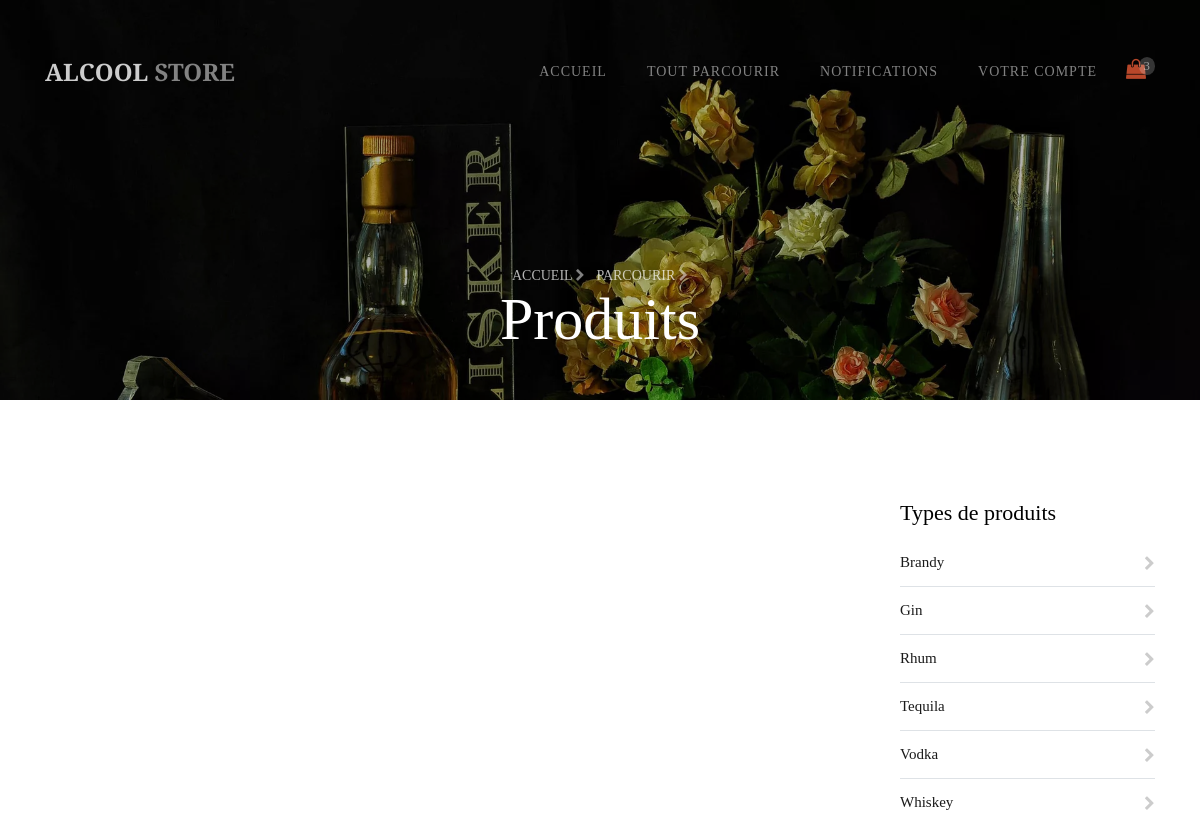
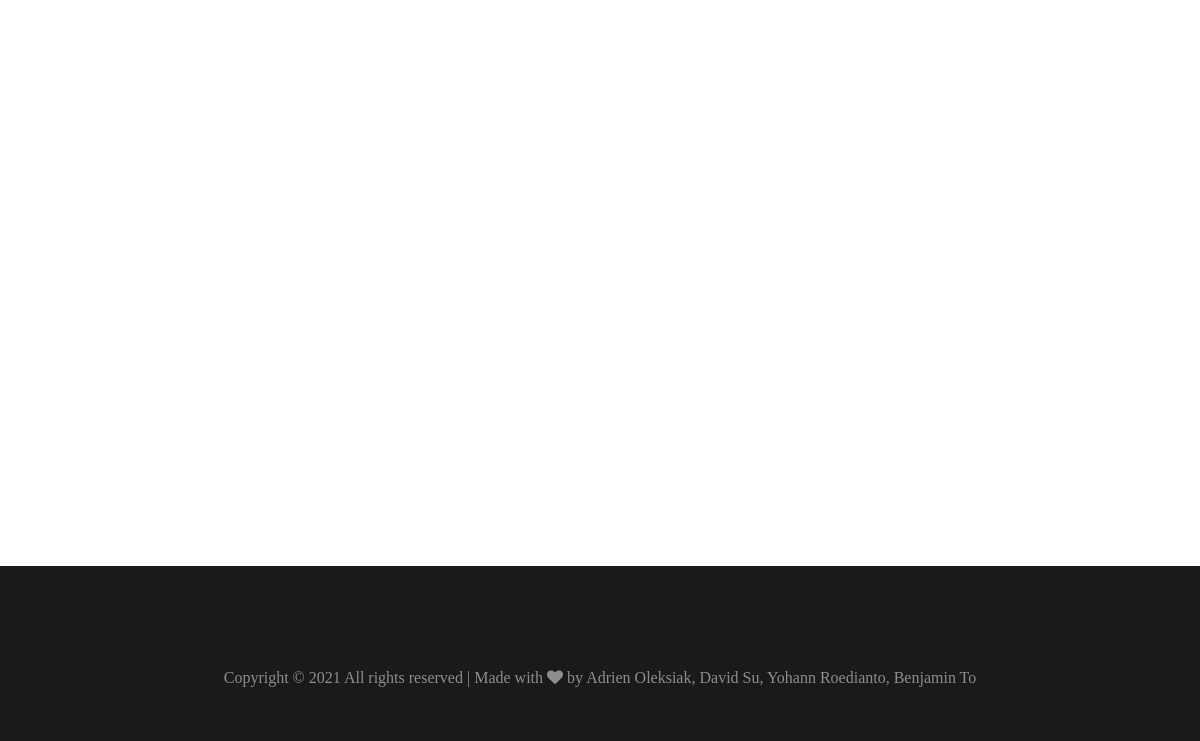
/parcourir.php, run on an earlier commit of the app's database (2 pictures, top to bottom).
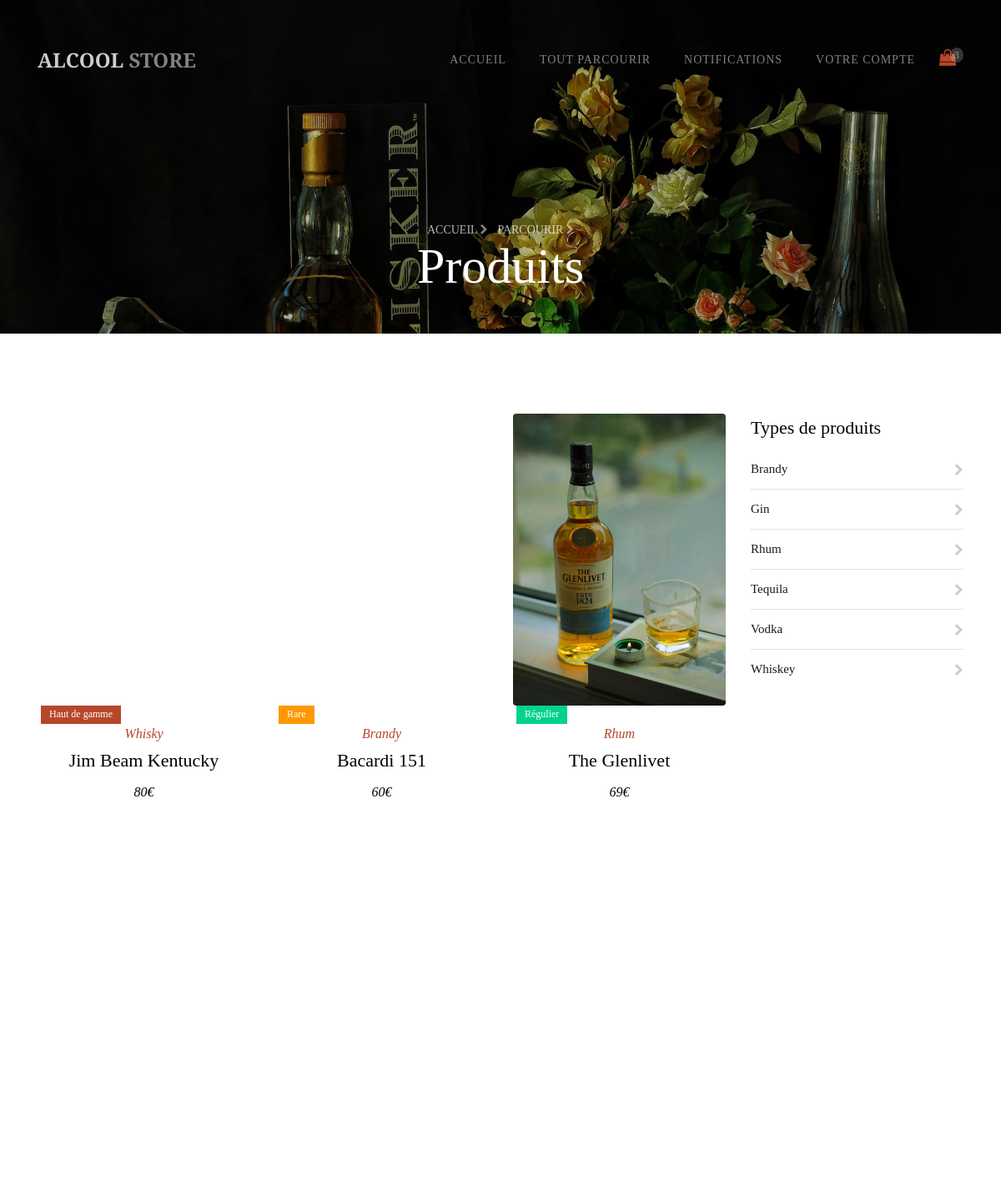
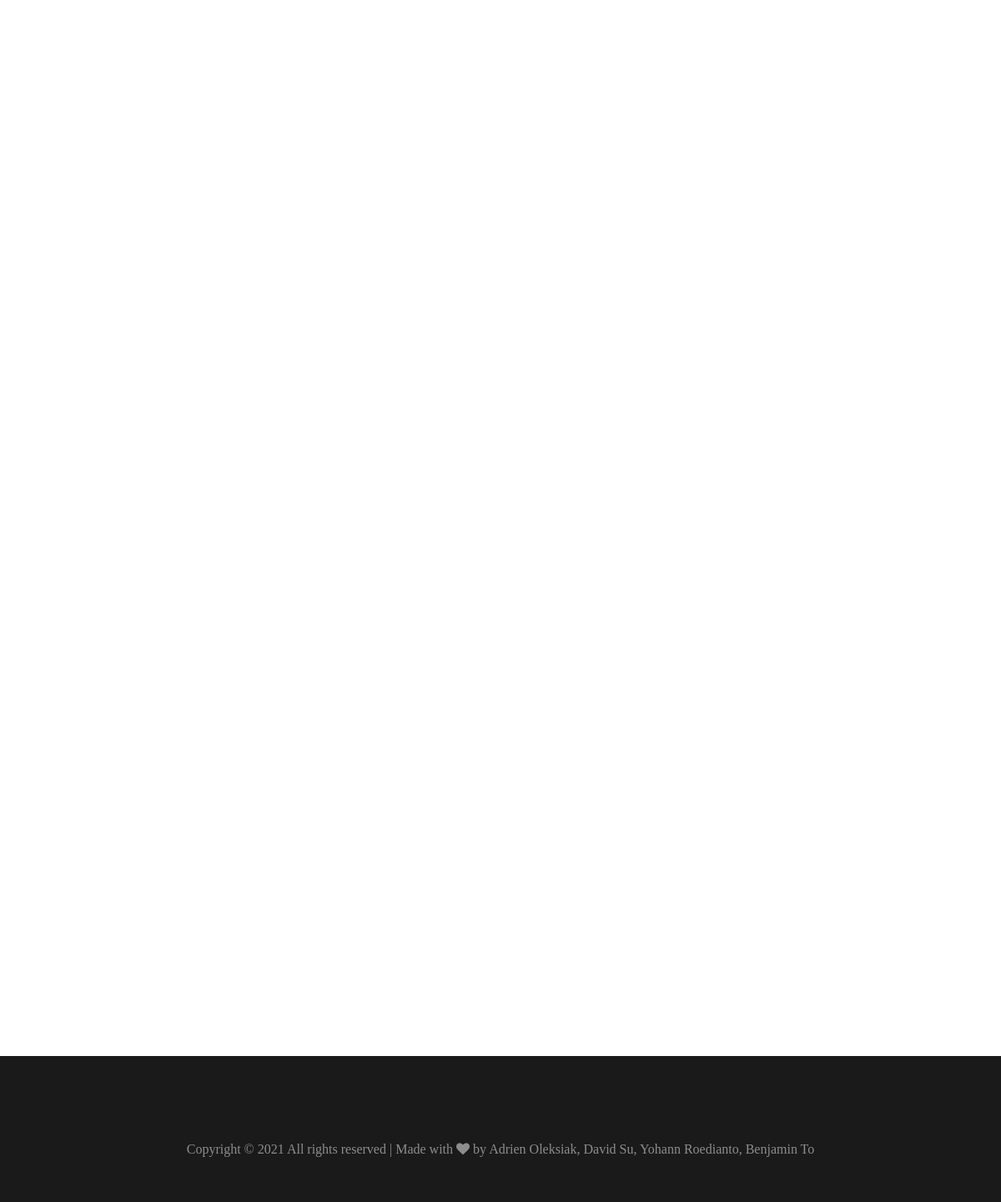
And on a later commit of the database (2 pictures, top to bottom).
### tables this page shows
CREATE TABLE IF NOT EXISTS `objet` (
  `idObjet` int(11) NOT NULL,
  `idVendeur` int(11) NOT NULL,
  `nomObjet` varchar(255) NOT NULL,
  `debutEnchere` date NOT NULL,
  `finEnchere` date NOT NULL,
  `prixObjet` int(11) NOT NULL,
  `volume` int(11) NOT NULL,
  `photo1` varchar(255) NOT NULL,
  `photo2` varchar(255) NOT NULL,
  `photo3` varchar(255) NOT NULL,
  `video` varchar(255) NOT NULL,
  `typeAchat` enum('immediat','transaction','meilleurOffre') NOT NULL,
  `rarete` enum('regulier','hautDeGamme','rare') NOT NULL,
  `categorie` varchar(255) NOT NULL,
  PRIMARY KEY (`idObjet`),
  KEY `idVendeur` (`idVendeur`)
);

### parcourir.php (the view, shortened to what the changed rows need)
<?php
$database = "paris shopping";
$db_handle = mysqli_connect('localhost', 'root', 'root');
$db_found = mysqli_select_db($db_handle, $database);
if($db_found)
{
    $sql = "SELECT * FROM objet";
    $result = mysqli_query($db_handle, $sql);
}
?>
<?php
while ($product = mysqli_fetch_assoc($result)) {
    $products[] = $product;
}
?>
<!DOCTYPE html>
<html lang="fr">
<head>
    <link rel="stylesheet" href="https://stackpath.bootstrapcdn.com/font-awesome/4.7.0/css/font-awesome.min.css">
    <link rel="stylesheet"
        href="style.css" />
    <link rel="stylesheet"
        href="https://cdnjs.cloudflare.com/ajax/libs/bootstrap-select/1.13.1/css/bootstrap-select.min.css">
</head>
<body>
    <section class="hero-wrap hero-wrap-2" style="background-image:url(images/bg_2.webp)"
        data-stellar-background-ratio="0.5">
        <div class="container">
            <div class="row no-gutters slider-text align-items-end justify-content-center">
                <div class="col-md-9 ftco-animate mb-5 text-center">
                    <h2 class="mb-0 bread">Produits</h2>
                </div>
            </div>
        </div>
    </section>
    <section class="ftco-section">
        <div class="container">
            <div class="row">
                <div class="col-md-9">
                    <div class="row">
                    <?php foreach($products as $product) : ?>
                        <div class="col-md-4 d-flex">
                            <div class="product ftco-animate">
                                <div class="img d-flex align-items-center justify-content-center"
                                    style="background-image:url(images/<?php echo $product['photo1']; ?>)">
                                </div>
                                <div class="text text-center" >
                                    <span class="sale" style="background-color:<?php if($product['rarete']=="hautDeGamme"){echo "#b7472a";}if($product['rarete']=="rare"){echo "#fe9801";}if($product['rarete']=="regulier"){echo "#01d28e";} ?>"><?php if($product['rarete']=="hautDeGamme"){echo "Haut de gamme";}if($product['rarete']=="rare"){echo "Rare";}if($product['rarete']=="regulier"){echo "Régulier";}; ?></span>
                                    <span class="category"><?php echo $product['categorie']; ?></span>
                                    <h2><?php echo $product['nomObjet']; ?></h2>
                                    <p class="mb-0"> <span
                                            class="price"><?php echo $product['prixObjet']; ?>€</span></p>
                                </div>
                            </div>
                        </div>
                    <?php endforeach ?>
                    </div>
                </div>
            </div>
        </div>
    </section>
</body>
</html>

What changed in the data, as far as the page shows it:
added objet: rarete "Haut de gamme", categorie "Whisky", nomObjet "Jim Beam Kentucky", prixObjet "80"
added objet: rarete "Rare", categorie "Brandy", nomObjet "Bacardi 151", prixObjet "60"
added objet: photo1 (picture), rarete "Régulier", categorie "Rhum", nomObjet "The Glenlivet", prixObjet "69"
